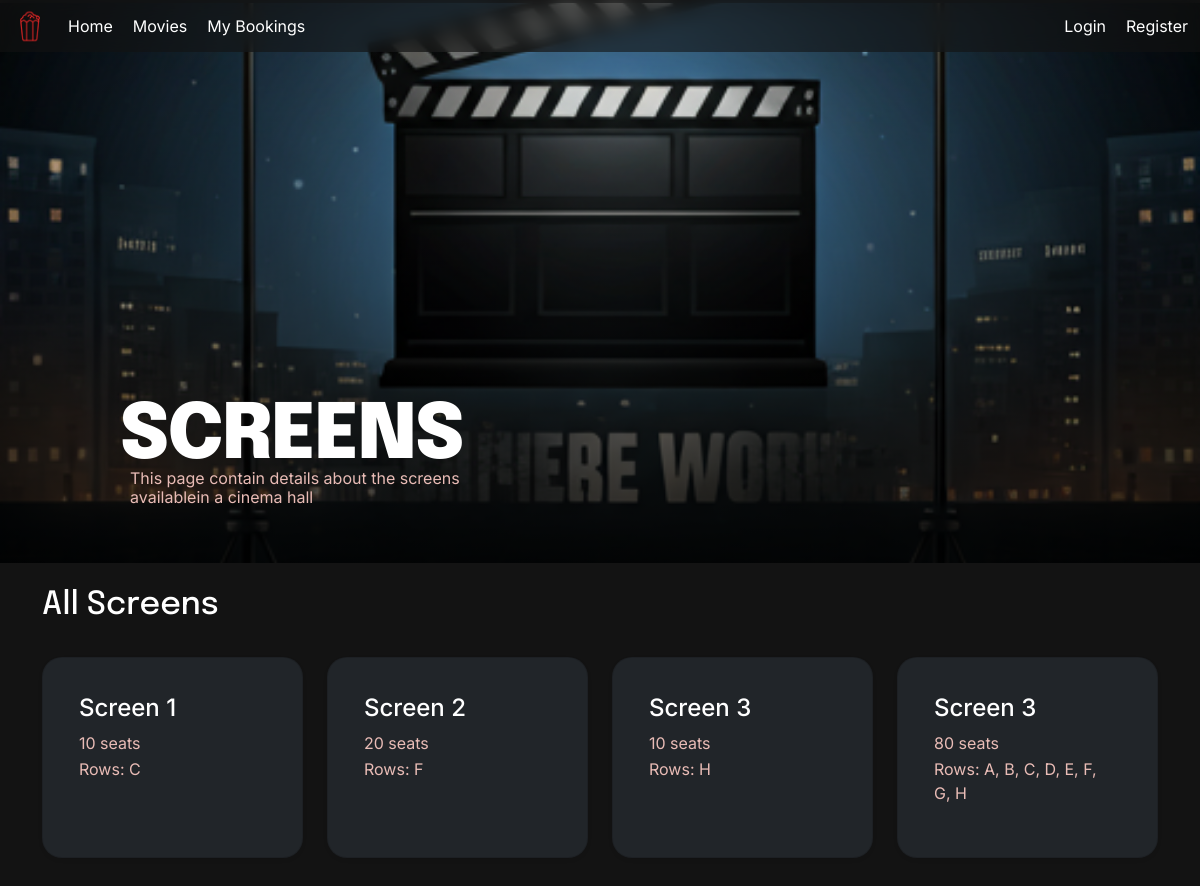
The app's page /screens, older data.
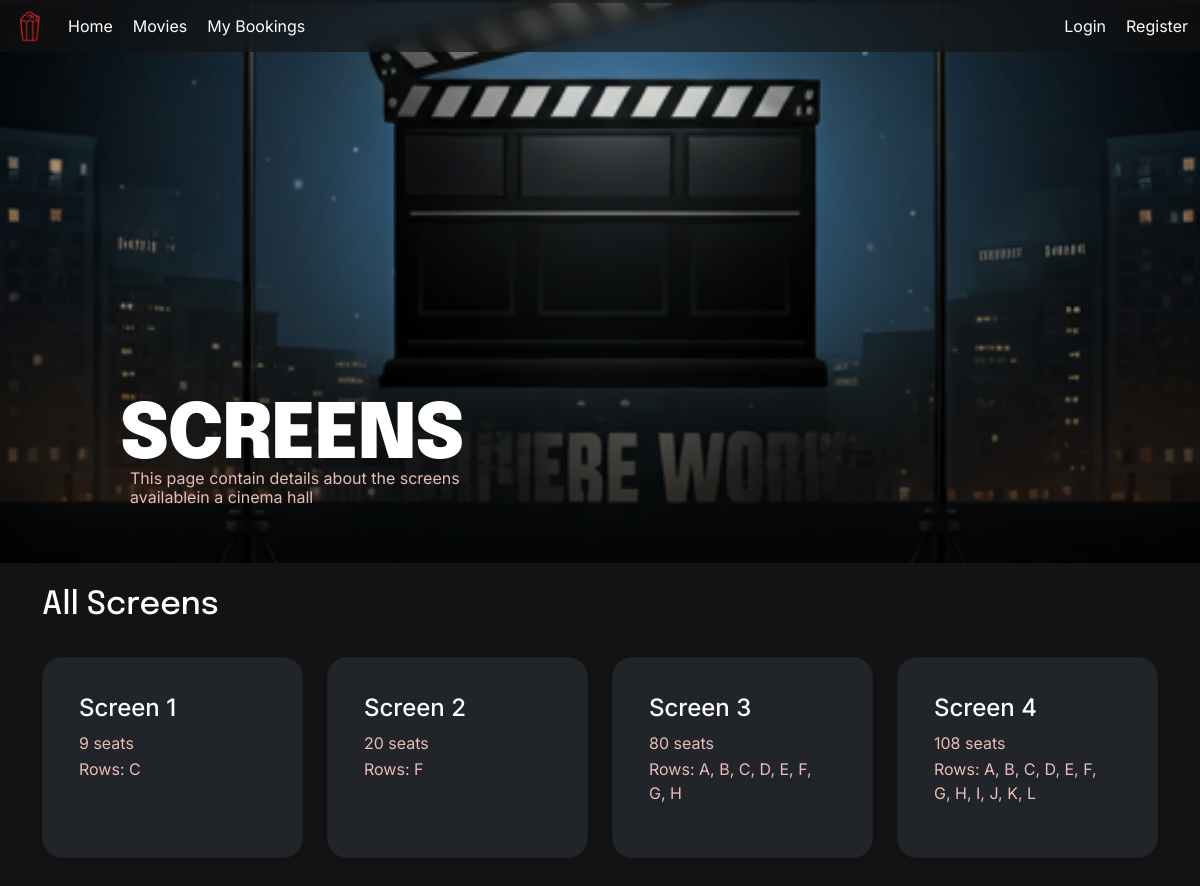
The same page, newer data.
### models.py (models this page shows)
class Screen(db.Model):
    __tablename__ = 'screen'
    id = db.Column(db.Integer, primary_key=True)
    name = db.Column(db.String(50), nullable=False, unique=True)
    seats = db.relationship('Seat', backref='screen', lazy=True)
    showtimes = db.relationship('Showtime', backref='screen', lazy=True)

### app.py (the view)
@app.route('/screens')
def screens():
    screens = Screen.query.all()
    return render_template('screens.html', screens=screens)

### app.py (called while the page is built)
@app.context_processor
def inject_user():
    return dict(current_user = current_user, request = request)

### templates/screens.html (shortened to what this page needs)
{% extends "0base.html" %}
{% block content %}
    <div class = "hero-page" style="margin-top: -75px; height: 70vh;
            background:
            linear-gradient(to top, rgba(0, 0, 0, 0.8), rgba(0, 0, 0, 0)),
            url('/static/images/bg1.png') center/cover no-repeat;">
        <div class="para-home" style = "width: 80vw;">
            <h1 style="max-width: 700px; margin-bottom: 0px;">SCREENS</h1>
            <p style="width: 40%; line-height: 1.2; padding-left: 10px;"> This page contain details about the screens availablein a cinema hall</p>
    </div>
    </div>
<div class="container">
<div class="d-flex justify-content-between align-items-center mb-4 mt-4">
    <h2 class="text-white">All Screens</h2>
</div>
<div class="row">
{% for screen in screens %}
<div class="col-md-3 mb-4 d-flex">
    <div class="card w-100 h-100 bg-dark text-white h-100 shadow-sm" style="border-radius:20px;">
        <div class="card-body w-100 h-100 d-flex flex-column justify-content-between" style="align-items: flex-start; margin: 20px">
            <div style="width: 80%;">
                <h4 class="card-title">Screen {{ screen.name }}</h4>
                <p style="margin-bottom: 2px;">{{ screen.seats|length }} seats</p>
                <p>
                    Rows:
                    {{ screen.seats | map(attribute='row') | unique | list | join(', ') }}
                </p>
            </div>
        </div>
    </div>
</div>
{% endfor %}
</div>
{% endblock %}

### templates/0base.html (shortened to what this page needs)
<!DOCTYPE html>
<html lang="en">
<head>
    <link rel="stylesheet" href="{{ url_for('static', filename='styles.css') }}">
    <link href="https://cdn.jsdelivr.net/npm/bootstrap@5.0.2/dist/css/bootstrap.min.css" rel="stylesheet">
</head>
<body style="background-color: #131313;">
    <header>
        <nav class="navbar navbar-expand-lg navbar-dark bg-darker fixed-top">
            <div class="container-fluid">
                <div class="normal-a d-flex flex-row align-items-center gap-36p w-100">
                    <div class="normal-a d-flex flex-row align-items-center gap-20p">
                    <img src="{{ url_for('static', filename='images/BrandLogo.png') }}" alt="Hospital Logo" class="logo w-10">
                    <a class="nav-link-custom {% if request.endpoint == 'home' %}active{% endif %}" href="{{ url_for('home') }}">Home</a>
                    <a class="nav-link-custom {% if request.endpoint == 'movies' %}active{% endif %}" href="{{ url_for('movies') }}">Movies</a>
                    {% if current_user.is_authenticated and current_user.is_admin %}
                    <a class="nav-link-custom {% if request.endpoint == 'booking_list' %}active{% endif %}" href="{{ url_for('booking_list') }}">Booking list</a>
                    <a class="nav-link-custom {% if request.endpoint == 'showtimes' %}active{% endif %}" href="{{ url_for('showtimes') }}">Showtimes</a>
                    <a class="nav-link-custom {% if request.endpoint == 'screens' %}active{% endif %}" href="{{ url_for('screens') }}">Screens</a>
                    {% else %}
                    <a class="nav-link-custom {% if request.endpoint == 'my_bookings' %}active{% endif %}" href="{{ url_for('my_bookings') }}">My Bookings</a>
                    {% endif %}
                    </div>
                    <div class="normal-a d-flex flex-row align-items-center gap-20p">
                    {% if not current_user.is_authenticated %}
                    <a class="nav-link-custom {% if request.endpoint == 'login' %}active{% endif %}" href="{{ url_for('login') }}">Login</a>
                    <a class="nav-link-custom {% if request.endpoint == 'register' %}active{% endif %}" href="{{ url_for('register') }}">Register</a>
                    {% endif %}
                    </div>
                </div>
            </div>
        </nav>
    </header>
    <main class="container centered-content mt-5" style="padding-top: 30px; padding-bottom: 30px; padding-left: 0px ; padding-right: 0px; max-width: 100%;">
        {% block content %}{% endblock %}
    </main>

### static/styles.css (style rules this page uses)
* { color: #FFF; font-family: 'Inter', sans-serif; }
p { font-family: 'Inter', sans-serif; color: #E9BCB6; }
.d-flex { display: flex; align-items: center; justify-content: space-between; }
.flex-column { display: flex; flex-direction: column; }
.flex-row { display: flex; flex-direction: row; }
.gap-20p { gap: 20px !important; }
.gap-36p { gap: 36px !important; }
h1, h2, h3, h4, h5, h6 { font-family: "inter", sans-serif; }
h1 { font-family: "Epilogue", sans-serif; font-size: 76px !important; font-style: normal !important; font-weight: 900 !important; line-height: 4rem !important; letter-spacing: -0.02em !important; }
.bg-darker { background: rgba(19, 19, 19, 0.60); backdrop-filter: blur(10px); }
.nav-link-custom { color: white; text-decoration: none; transition: color 0.2s ease; }
.normal-a, .navbar a { text-decoration: none; color: white; }
.navbar img { width: 36px; height: 36px; }
h2 { font-family:"Epilogue", sans-serif; font-weight: 900; }
.hero-page { display: flex; flex-direction: column; align-items: center; justify-content: center; height: 100vh; background: linear-gradient(to top, rgba(0, 0, 0, 0.6), rgba(0, 0, 0, 0)), url('/static/images/bg.jpg') center/cover no-repeat; }
.para-home { display: flex; flex-direction: column; align-items: flex-start; justify-content: flex-end; height: 80vh; margin: 40px; }

Row changes from the older to the newer data that the page shows:
removed Screen: name "3", seats|length "10", seats|map "H"
computed for Screen (number 1 of 4 on the later page): seats|length "10" → "9"
added Screen: name "4", seats|length "108", seats|map "A, B, C, D, E, F, G, H, I, J, K, L"
